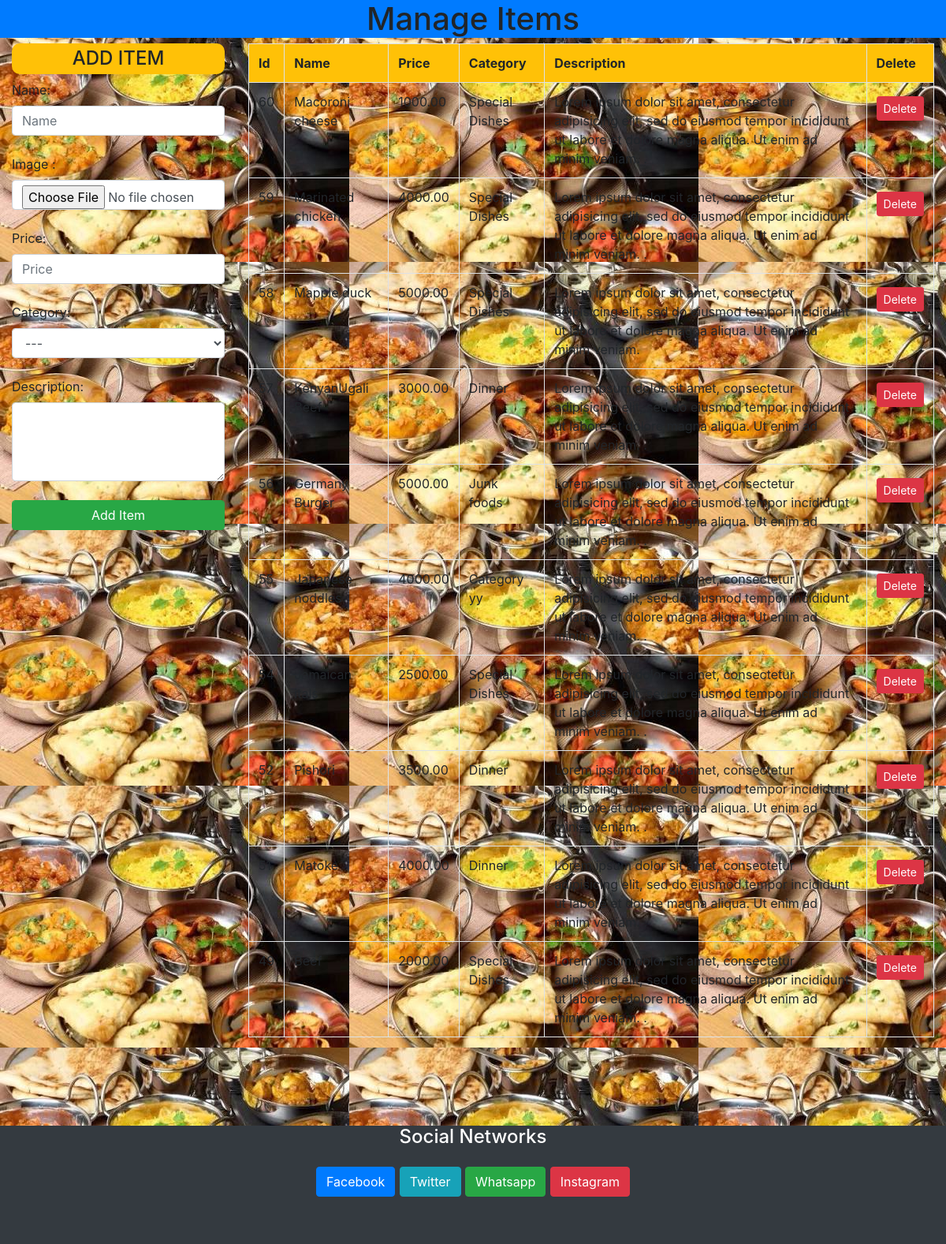
Screenshot of /admin/items.php with the database file from the repository.
### tables this page shows
CREATE TABLE `prod` (
  `id` int(11) NOT NULL,
  `name` varchar(255) NOT NULL,
  `img` varchar(255) NOT NULL,
  `price` float(10,2) NOT NULL,
  `category` varchar(255) NOT NULL,
  `description` varchar(255) NOT NULL
);

### admin/items.php (the view, shortened to what this page needs)
<?php
require('connect.php');
 ?>
<!DOCTYPE html>
<html>
<?php
include 'incl/header.php';
 ?>
<body>
	<h1 style="text-align: center;" class="bg-primary fixed-top">Manage Items</h1>
	<div class="container-fluid">
		<div class="row" style="margin-top: 55px;">
			<div class="col-md-3">
				<h4 class="bg-warning text-center" style="border-radius: 10px;padding: 5px;">ADD ITEM</h4>
				  <form action="items.php" method="POST" enctype="multipart/form-data">
				  	 <label>Name: </label>
			         <input type="text" name="name" class="form-control" placeholder="Name"><br>
				  	 <label>Image <span class="glyphicon glyphicon-upload"></span>: </label>
			         <input type="file" name="image" class="form-control" /><br>
			         <label>Price: </label>
			         <input type="text" name="price" class="form-control" placeholder="Price"><br>
			         <label>Category: </label>
			         <select class="form-control" name="category">
			         	<option value="0">---</option>
			         </select><br>
			         <label>Description: </label>
			         <textarea class="form-control" name="description" style="height: 100px;"></textarea><br>
			         <input type="submit" class="btn btn-success form-control" value="Add Item" />
			      </form>
			</div>
            <div class="col-md-9">
				<?php
				$tableSql = $conn->query("SELECT * FROM prod ORDER BY id DESC");
				 ?>
				<table class="table table-bordered table-condensed">
					<tr class="table_head bg-warning">
						<th>Id</th><th>Name</th><th>Price</th><th>Category</th><th>Description</th><th>Delete</th>
					</tr>
					<?php while($item = mysqli_fetch_assoc($tableSql)): ?>
					<tr>
						<td><?=$item['id']; ?></td>
						<td><?=$item['name']; ?></td>
						<td><?=$item['price']; ?></td>
						<td><?=$item['category']; ?></td>
						<td><?=$item['description']; ?></td>
						<td>
							<a href="items.php?delete=<?=$item['id'];?>" class="btn btn-danger btn-sm" style="margin-top: 5px">Delete</a>
						</td>
					</tr>
				<?php endwhile; ?>
				</table>
			</div>
		</div>
		</div>
<?php include 'incl/footer.php'; ?>

### admin/main.css (style rules this page uses)
body { background: url(images/i1.jpeg); }

### rows the page displays
prod: id "60", name "Macoroni cheese", price "1000.00", category "Special Dishes", description "Lorem ipsum dolor sit amet, consectetur adipisicing elit, sed do eiusmod tempor incididunt ut labore et dolore magna aliqua. Ut enim ad minim veniam. ."
prod: id "59", name "Marinated chicken", price "4000.00", category "Special Dishes", description "Lorem ipsum dolor sit amet, consectetur adipisicing elit, sed do eiusmod tempor incididunt ut labore et dolore magna aliqua. Ut enim ad minim veniam. ."
prod: id "58", name "Mapple duck", price "5000.00", category "Special Dishes", description "Lorem ipsum dolor sit amet, consectetur adipisicing elit, sed do eiusmod tempor incididunt ut labore et dolore magna aliqua. Ut enim ad minim veniam."
prod: id "57", name "KenyanUgali Beef", price "3000.00", category "Dinner", description "Lorem ipsum dolor sit amet, consectetur adipisicing elit, sed do eiusmod tempor incididunt ut labore et dolore magna aliqua. Ut enim ad minim veniam. ."
prod: id "56", name "Germany Burger", price "5000.00", category "Junk foods", description "Lorem ipsum dolor sit amet, consectetur adipisicing elit, sed do eiusmod tempor incididunt ut labore et dolore magna aliqua. Ut enim ad minim veniam. ."
prod: id "55", name "Japanese noddles", price "4000.00", category "Category yy", description "Lorem ipsum dolor sit amet, consectetur adipisicing elit, sed do eiusmod tempor incididunt ut labore et dolore magna aliqua. Ut enim ad minim veniam. ."
prod: id "54", name "Jamaican itals", price "2500.00", category "Special Dishes", description "Lorem ipsum dolor sit amet, consectetur adipisicing elit, sed do eiusmod tempor incididunt ut labore et dolore magna aliqua. Ut enim ad minim veniam. ."
prod: id "52", name "Pishori", price "3500.00", category "Dinner", description "Lorem ipsum dolor sit amet, consectetur adipisicing elit, sed do eiusmod tempor incididunt ut labore et dolore magna aliqua. Ut enim ad minim veniam. ."
prod: id "51", name "Matoke", price "4000.00", category "Dinner", description "Lorem ipsum dolor sit amet, consectetur adipisicing elit, sed do eiusmod tempor incididunt ut labore et dolore magna aliqua. Ut enim ad minim veniam. ."
prod: id "49", name "Beef", price "2000.00", category "Special Dishes", description "Lorem ipsum dolor sit amet, consectetur adipisicing elit, sed do eiusmod tempor incididunt ut labore et dolore magna aliqua. Ut enim ad minim veniam. ."
